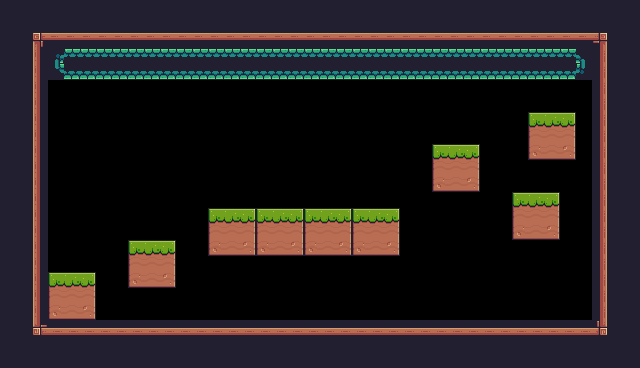

This is a level from a 2D game, rendered from its Tiled map with the project's own tilesets. A one-line summary and the complete map file follow:
An orthogonal 40x23 tile map with 16x16 px tiles, 1 tile layer (Tile Layer 1).

<map version="1.10" tiledversion="1.11.0" orientation="orthogonal" renderorder="right-down" width="40" height="23" tilewidth="16" tileheight="16" infinite="0" nextlayerid="2" nextobjectid="1">
 <tileset firstgid="1" source="Terrain (16x16).tsx" />
 <layer id="1" name="Tile Layer 1" width="40" height="23">
  <data encoding="csv">
112,112,112,112,112,112,112,112,112,112,112,112,112,112,112,112,112,112,112,112,112,112,112,112,112,112,112,112,112,112,112,112,112,112,112,112,112,112,112,112,
112,112,112,112,112,112,112,112,112,112,112,112,112,112,112,112,112,112,112,112,112,112,112,112,112,112,112,112,112,112,112,112,112,112,112,112,112,112,112,112,
112,112,89,90,90,90,90,90,90,90,90,90,90,90,90,90,90,90,90,90,90,90,90,90,90,90,90,90,90,90,90,90,90,90,90,90,90,91,112,112,
112,112,111,180,178,178,178,178,178,178,178,178,178,178,178,178,178,178,178,178,178,178,178,178,178,178,178,178,178,178,178,178,178,178,178,178,181,113,112,112,
112,112,111,202,222,222,222,222,222,222,222,222,222,222,222,222,222,222,222,222,222,222,222,222,222,222,222,222,222,222,222,222,222,222,222,222,203,113,112,112,
112,112,111,0,0,0,0,0,0,0,0,0,0,0,0,0,0,0,0,0,0,0,0,0,0,0,0,0,0,0,0,0,0,0,0,0,0,113,112,112,
112,112,111,0,0,0,0,0,0,0,0,0,0,0,0,0,0,0,0,0,0,0,0,0,0,0,0,0,0,0,0,0,0,0,0,0,0,113,112,112,
112,112,111,0,0,0,0,0,0,0,0,0,0,0,0,0,0,0,0,0,0,0,0,0,0,0,0,0,0,0,0,0,0,7,8,9,0,113,112,112,
112,112,111,0,0,0,0,0,0,0,0,0,0,0,0,0,0,0,0,0,0,0,0,0,0,0,0,0,0,0,0,0,0,29,30,31,0,113,112,112,
112,112,111,0,0,0,0,0,0,0,0,0,0,0,0,0,0,0,0,0,0,0,0,0,0,0,0,7,8,9,0,0,0,51,52,53,0,113,112,112,
112,112,111,0,0,0,0,0,0,0,0,0,0,0,0,0,0,0,0,0,0,0,0,0,0,0,0,29,30,31,0,0,0,0,0,0,0,113,112,112,
112,112,111,0,0,0,0,0,0,0,0,0,0,0,0,0,0,0,0,0,0,0,0,0,0,0,0,51,52,53,0,0,0,0,0,0,0,113,112,112,
112,112,111,0,0,0,0,0,0,0,0,0,0,0,0,0,0,0,0,0,0,0,0,0,0,0,0,0,0,0,0,0,7,8,9,0,0,113,112,112,
112,112,111,0,0,0,0,0,0,0,0,0,0,7,8,9,7,8,9,7,8,9,7,8,9,0,0,0,0,0,0,0,29,30,31,0,0,113,112,112,
112,112,111,0,0,0,0,0,0,0,0,0,0,29,30,31,29,30,31,29,30,31,29,30,31,0,0,0,0,0,0,0,51,52,53,0,0,113,112,112,
112,112,111,0,0,0,0,0,7,8,9,0,0,51,52,53,51,52,53,51,52,53,51,52,53,0,0,0,0,0,0,0,0,0,0,0,0,113,112,112,
112,112,111,0,0,0,0,0,29,30,31,0,0,0,0,0,0,0,0,0,0,0,0,0,0,0,0,0,0,0,0,0,0,0,0,0,0,113,112,112,
112,112,111,7,8,9,0,0,51,52,53,0,0,0,0,0,0,0,0,0,0,0,0,0,0,0,0,0,0,0,0,0,0,0,0,0,0,113,112,112,
112,112,111,29,30,31,0,0,0,0,0,0,0,0,0,0,0,0,0,0,0,0,0,0,0,0,0,0,0,0,0,0,0,0,0,0,0,113,112,112,
112,112,111,51,52,53,0,0,0,0,0,0,0,0,0,0,0,0,0,0,0,0,0,0,0,0,0,0,0,0,0,0,0,0,0,0,0,113,112,112,
112,112,133,134,134,134,134,134,134,134,134,134,134,134,134,134,134,134,134,134,134,134,134,134,134,134,134,134,134,134,134,134,134,134,134,134,134,135,112,112,
112,112,112,112,112,112,112,112,112,112,112,112,112,112,112,112,112,112,112,112,112,112,112,112,112,112,112,112,112,112,112,112,112,112,112,112,112,112,112,112,
112,112,112,112,112,112,112,112,112,112,112,112,112,112,112,112,112,112,112,112,112,112,112,112,112,112,112,112,112,112,112,112,112,112,112,112,112,112,112,112
</data>
 </layer>
</map>
